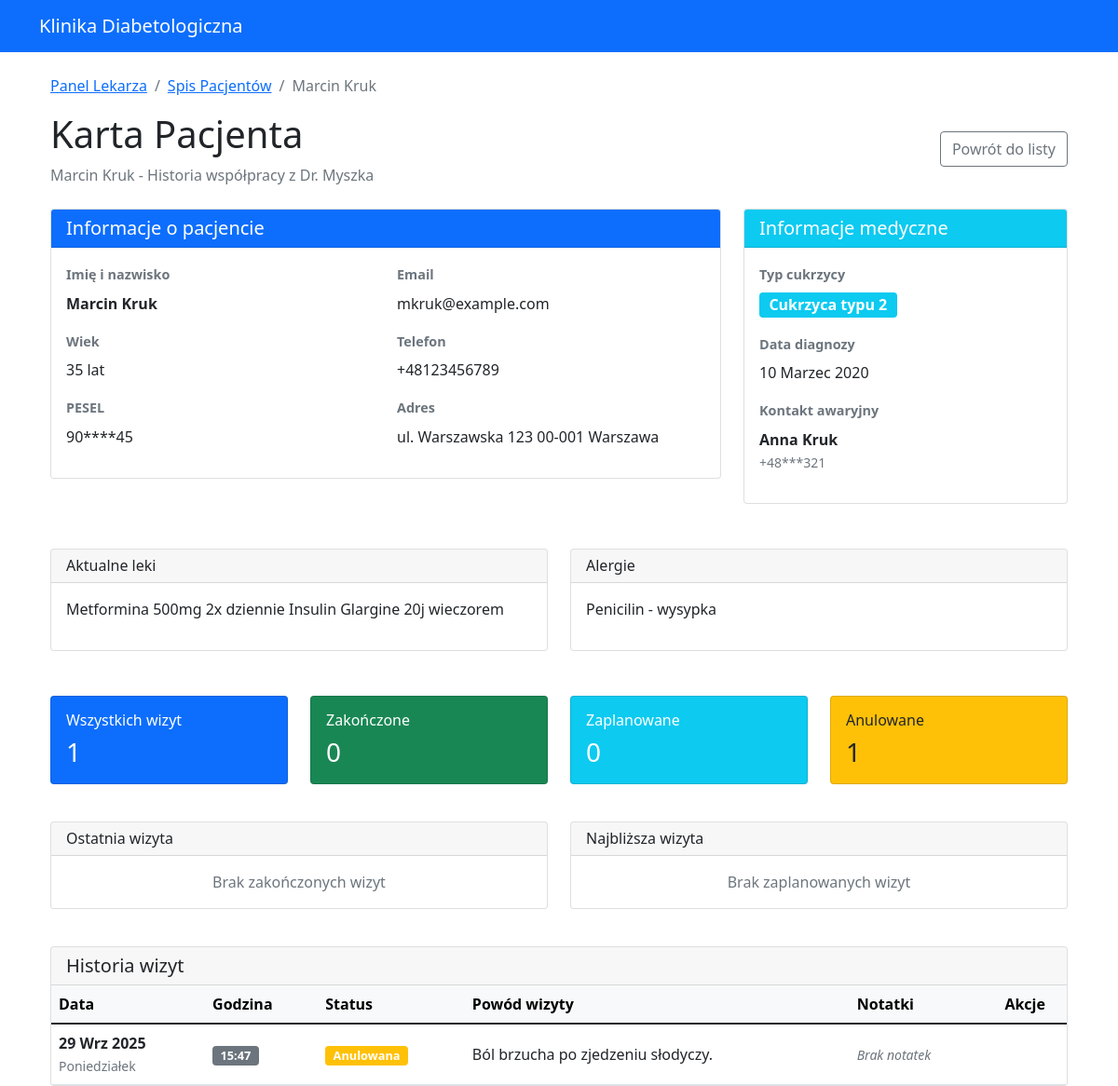
The page /doctors/patient/2/ (signed in) on the database as committed earlier.
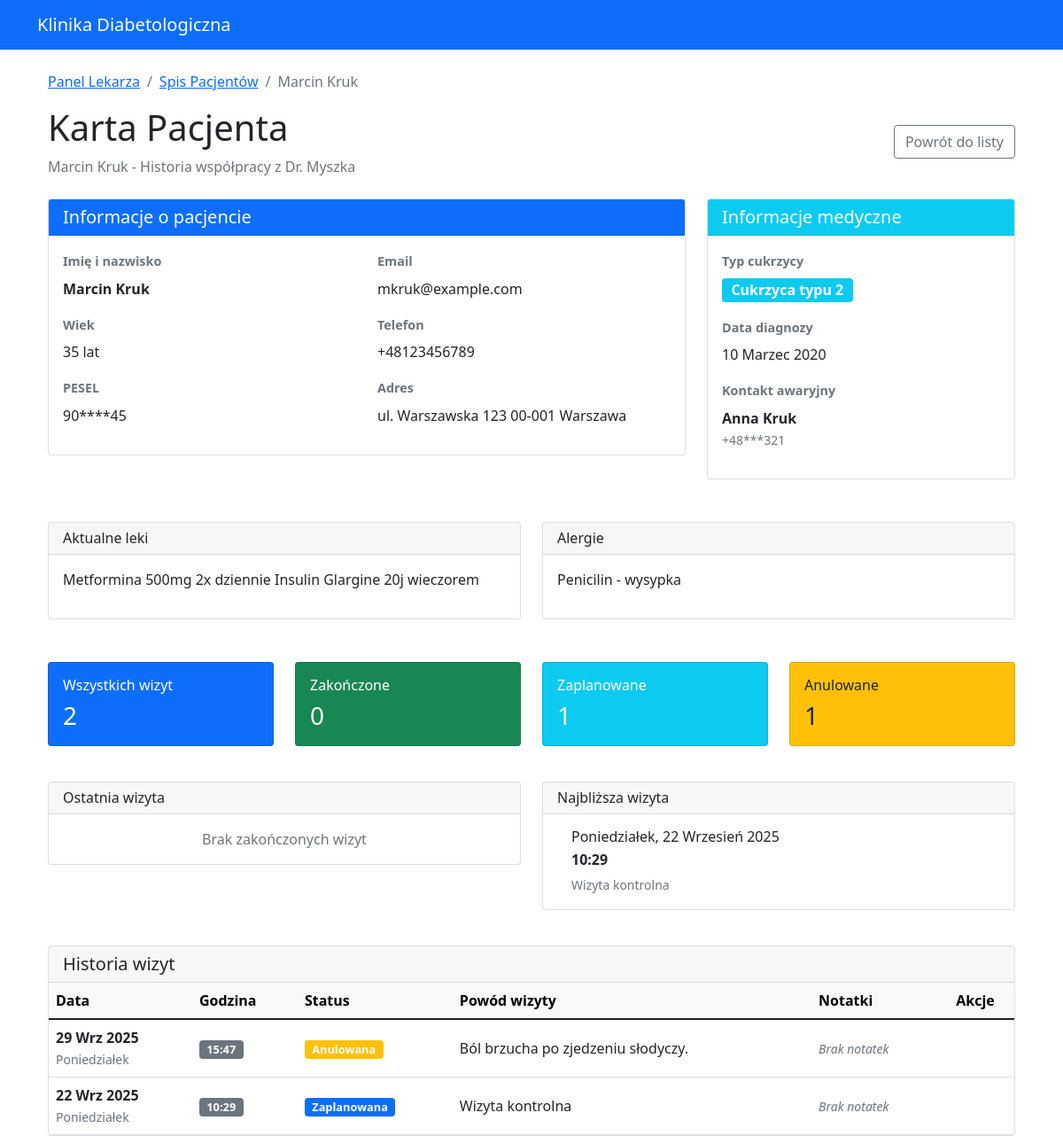
The same page on the database as committed later.
### appointments/models.py (models this page shows, shortened)
class Appointment(models.Model):
    STATUS_CHOICES = [
        ('scheduled', 'Zaplanowana'),
        ('completed', 'Zakończona'),
        ('cancelled', 'Anulowana'),
        ('no_show', 'Niestawiennictwo'),
    ]
    patient = models.ForeignKey(Patient, on_delete=models.CASCADE, related_name='appointments')
    doctor = models.ForeignKey(Doctor, on_delete=models.CASCADE, related_name='appointments')
    appointment_date = models.DateTimeField()
    status = models.CharField(max_length=15, choices=STATUS_CHOICES, default='scheduled')
    reason = models.CharField(max_length=200, help_text="Powód wizyty")
    notes = models.TextField(blank=True, help_text="Notatki z wizyty")
    duration_minutes = models.PositiveIntegerField(default=30)
    created_at = models.DateTimeField(auto_now_add=True)
    updated_at = models.DateTimeField(auto_now=True)
    class Meta:
        ordering = ['-appointment_date']
        verbose_name = "Wizyta"
        verbose_name_plural = "Wizyty"

### doctors/views.py (the view)
# urls.py: path('patient/<int:patient_id>/', views.patient_detail, name='patient_detail'),
@login_required
def patient_detail(request, patient_id):
    if not request.user.is_doctor():
        return redirect('authentication:login')
    doctor = request.user.doctor_profile
    from appointments.models import Appointment
    from patients.models import Patient
    patient = get_object_or_404(Patient, id=patient_id)
    has_access = Appointment.objects.filter(
        doctor=doctor,
        patient=patient
    ).exists()
    if not has_access:
        raise Http404("Nie masz uprawnień do przeglądania tej karty pacjenta.")
    appointments_history = Appointment.objects.filter(
        doctor=doctor,
        patient=patient
    ).order_by('-appointment_date')
    paginator = Paginator(appointments_history, 10)  # 10 appointments per page
    page_number = request.GET.get('page')
    page_obj = paginator.get_page(page_number)
    total_appointments = appointments_history.count()
    completed_appointments = appointments_history.filter(status='completed').count()
    cancelled_appointments = appointments_history.filter(status='cancelled').count()
    scheduled_appointments = appointments_history.filter(
        status='scheduled',
        appointment_date__gte=timezone.now()
    ).count()
    last_appointment = appointments_history.filter(status='completed').first()
    next_appointment = appointments_history.filter(
        status='scheduled',
        appointment_date__gte=timezone.now()
    ).order_by('appointment_date').first()
    appointments_by_status = {
        'completed': appointments_history.filter(status='completed'),
        'scheduled': appointments_history.filter(status='scheduled'),
        'cancelled': appointments_history.filter(status='cancelled'),
        'no_show': appointments_history.filter(status='no_show'),
    }
    context = {
        'doctor': doctor,
        'patient': patient,
        'page_obj': page_obj,
        'total_appointments': total_appointments,
        'completed_appointments': completed_appointments,
        'cancelled_appointments': cancelled_appointments,
        'scheduled_appointments': scheduled_appointments,
        'last_appointment': last_appointment,
        'next_appointment': next_appointment,
        'appointments_by_status': appointments_by_status,
    }
    return render(request, 'doctors/patient_detail.html', context)

### authentication/models.py (called while the page is built)
    def is_doctor(self):
        return self.user_type == 'doctor'

### patients/models.py (called while the page is built)
    def get_age(self):
        today = timezone.now().date()
        return today.year - self.date_of_birth.year - ((today.month, today.day) < (self.date_of_birth.month, self.date_of_birth.day))

    def get_masked_pesel(self):
        if len(self.pesel) >= 11:
            return f"{self.pesel[:2]}****{self.pesel[-2:]}"
        return "***"

    def get_masked_emergency_phone(self):
        if len(self.emergency_contact_phone) >= 9:
            return f"{self.emergency_contact_phone[:3]}***{self.emergency_contact_phone[-3:]}"
        return "***"

### doctors/templates/doctors/patient_detail.html (shortened to what the changed rows need)
{% extends 'authentication/base.html' %}
{% block content %}
<div class="container-fluid">
    <div class="row mb-4">
        <div class="col-12">
            <div class="d-flex justify-content-between align-items-center">
                <div>
                    <h1 class="display-6 mb-2">
                        Karta Pacjenta
                    </h1>
                </div>
            </div>
        </div>
    </div>
    <div class="row mb-4">
        <div class="col-lg-3 col-md-6 mb-3">
            <div class="card bg-primary text-white">
                <div class="card-body">
                    <div class="d-flex justify-content-between">
                        <div>
                            <h6 class="card-title">Wszystkich wizyt</h6>
                            <h3 class="mb-0">{{ total_appointments }}</h3>
                        </div>
                    </div>
                </div>
            </div>
        </div>
        <div class="col-lg-3 col-md-6 mb-3">
            <div class="card bg-info text-white">
                <div class="card-body">
                    <div class="d-flex justify-content-between">
                        <div>
                            <h6 class="card-title">Zaplanowane</h6>
                            <h3 class="mb-0">{{ scheduled_appointments }}</h3>
                        </div>
                    </div>
                </div>
            </div>
        </div>
    </div>
    <div class="row mb-4">
        <div class="col-lg-6 mb-3">
            <div class="card">
                <div class="card-body">
                    {% if next_appointment %}
                        <div class="d-flex align-items-center">
                            <div>
                                <h6 class="mb-1">{{ next_appointment.appointment_date|date:"l, j F Y" }}</h6>
                                <p class="mb-1"><strong>{{ next_appointment.appointment_date|time:"H:i" }}</strong></p>
                                <small class="text-muted">{{ next_appointment.reason }}</small>
                            </div>
                        </div>
                    {% else %}
                        <div class="text-center text-muted">
                            <p class="mb-0">Brak zaplanowanych wizyt</p>
                        </div>
                    {% endif %}
                </div>
            </div>
        </div>
    </div>
    <div class="row">
        <div class="col-12">
            <div class="card">
                <div class="card-body p-0">
                    {% if page_obj %}
                        <div class="table-responsive">
                            <table class="table table-hover mb-0">
                                <thead class="table-light">
                                    <tr>
                                        <th>Data</th>
                                        <th>Godzina</th>
                                        <th>Status</th>
                                        <th>Powód wizyty</th>
                                        <th>Notatki</th>
                                        <th class="text-center">Akcje</th>
                                    </tr>
                                </thead>
                                <tbody>
                                    {% for appointment in page_obj %}
                                        <tr>
                                            <td>
                                                <strong>{{ appointment.appointment_date|date:"j M Y" }}</strong><br>
                                                <small class="text-muted">{{ appointment.appointment_date|date:"l" }}</small>
                                            </td>
                                            <td>
                                                <span class="badge bg-secondary">{{ appointment.appointment_date|time:"H:i" }}</span>
                                            </td>
                                            <td>
                                                {% if appointment.status == 'completed' %}
                                                    <span class="badge bg-success">{{ appointment.get_status_display }}</span>
                                                {% elif appointment.status == 'scheduled' %}
                                                    <span class="badge bg-primary">{{ appointment.get_status_display }}</span>
                                                {% elif appointment.status == 'cancelled' %}
                                                    <span class="badge bg-warning">{{ appointment.get_status_display }}</span>
                                                {% else %}
                                                    <span class="badge bg-danger">{{ appointment.get_status_display }}</span>
                                                {% endif %}
                                            </td>
                                            <td>{{ appointment.reason|truncatechars:40 }}</td>
                                            <td>
                                                {% if appointment.notes %}
                                                    <span class="text-muted">{{ appointment.notes|truncatechars:50 }}</span>
                                                {% else %}
                                                    <small class="text-muted"><i>Brak notatek</i></small>
                                                {% endif %}
                                            </td>
                                            <td class="text-center">
                                            </td>
                                        </tr>
                                    {% endfor %}
                                </tbody>
                            </table>
                        </div>
                    {% else %}
                        <div class="text-center py-4">
                            <i class="fas fa-calendar-times fa-3x text-muted mb-3"></i>
                            <h5 class="text-muted">Brak historii wizyt</h5>
                            <p class="text-muted">Ten pacjent nie miał jeszcze wizyt u Ciebie.</p>
                        </div>
                    {% endif %}
                </div>
            </div>
        </div>
    </div>
</div>
{% endblock %}

Rows that differ between the two databases and show on the page:
added Appointment: appointment_date "Poniedziałek, 22 Wrzesień 2025", appointment_date "10:29", reason "Wizyta kontrolna", appointment_date "22 Wrz 2025", appointment_date "Poniedziałek", status "Zaplanowana", notes "Brak notatek"
Other text that changed with them:
{{ total_appointments }}: "1" → "2"
{{ scheduled_appointments }}: "0" → "1"
text no longer shown: "Brak zaplanowanych wizyt"
